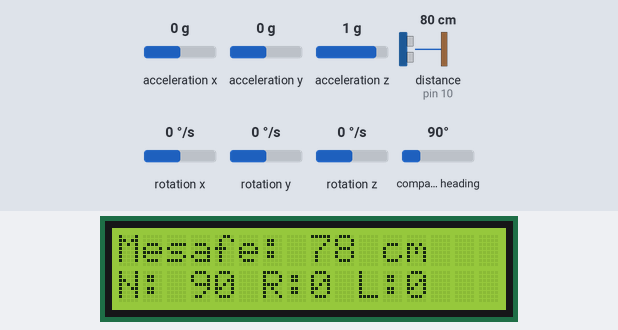
Bench run of a sketch on a simulated Arduino Uno, built with avr-gcc and run on an emulated ATmega328P. Parts: 16×2 character LCD. Wiring (inferred from the names in the program): ultrasonic range finder: trigger pin 9; echo pin 10. Inputs (shaded band) come from the test bench; at power-on: distance to the obstacle (sensor on pin 10) 80 cm, compass heading 90°, acceleration x 0 g, acceleration y 0 g, acceleration z 1 g, rotation x 0 °/s, rotation y 0 °/s, rotation z 0 °/s. The echo pulse lasts 58.3 µs per cm.

Above: at 1.2 s.
1.3 s: distance to the obstacle (sensor on pin 10) set to 2 cm
At 1.9 s:
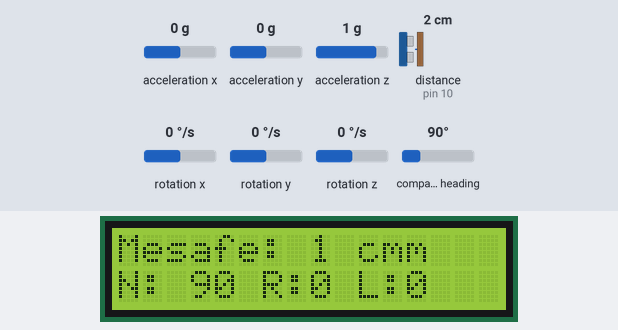
2.8 s: compass heading set to 7°
At 4.0 s:
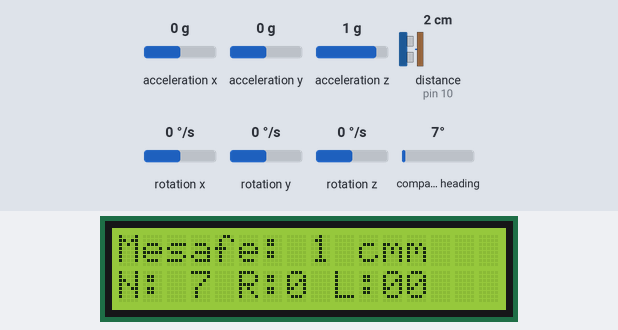
4.3 s: distance to the obstacle (sensor on pin 10) set to 4 cm
At 4.6 s:
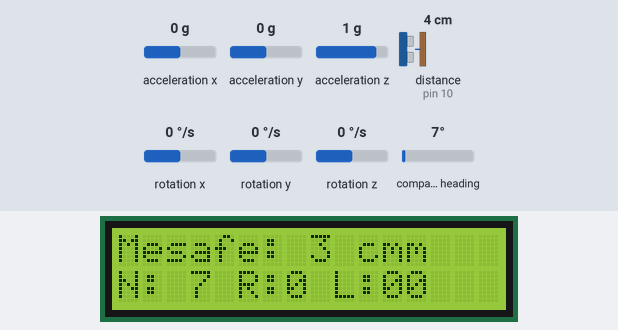
5.8 s: compass heading set to 90°
At 7.0 s:
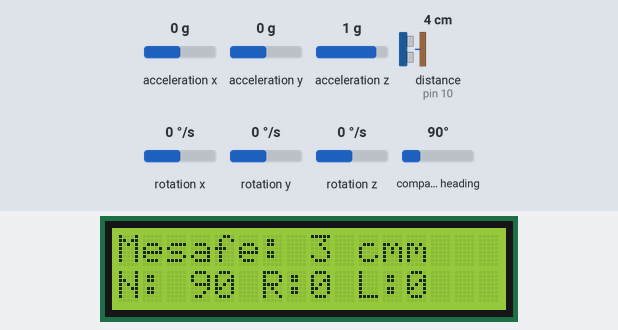
7.3 s: distance to the obstacle (sensor on pin 10) set to 9 cm
At 8.1 s:
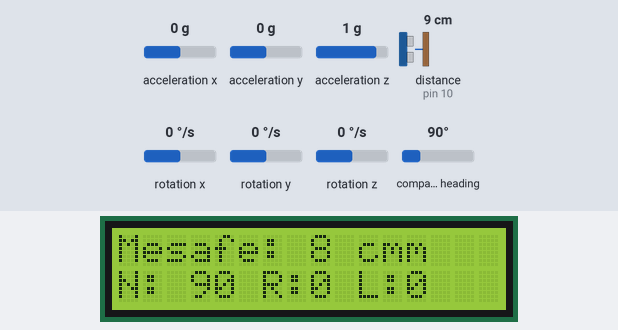
8.8 s: compass heading set to 180°
At 9.5 s:
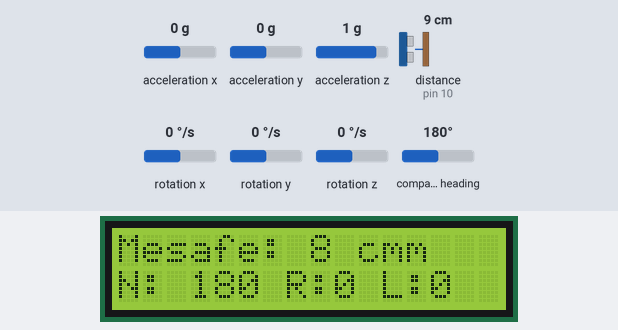
Timing chart, 0 to 11.3 s (numbered marks = the images above; inputs shaded):
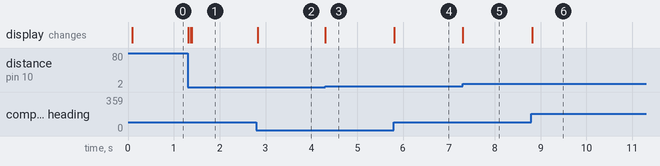

Measured:
- after the input at 1.3 s, the display: changes at once (image 1)
- after the input at 2.8 s, the display: changes at once (image 2)
- after the input at 4.3 s, the display: changes at once (image 3)
- after the input at 5.8 s, the display: changes at once (image 4)
- after the input at 7.3 s, the display: changes at once (image 5)
- after the input at 8.8 s, the display: changes at once (image 6)

The sketch:

Sensorler.ino
```cpp
#include <LiquidCrystal.h>
#include <Wire.h>
#include <LSM303.h>
#include <RedBot.h>
RedBotEncoder encoder = RedBotEncoder(A0, 3);
int lCount;
int rCount;
LSM303 compass;
LiquidCrystal lcd(1, 2, 4, 5, 6, 7);

const int trigPin = 9;
const int echoPin = 10;
long duration;
int distanceCm, distanceInch;
char report[16];
int dLay = 2000;
float Pi = 3.14159;
void setup() {


lcd.begin(16,2);

pinMode(echoPin, INPUT);
pinMode(trigPin, OUTPUT);
 Wire.begin();
  compass.init();
  compass.enableDefault();
  compass.m_min = (LSM303::vector<int16_t>){-2000, -1300, -2000};
  compass.m_max = (LSM303::vector<int16_t>){+1000, +1900, +2400};

}

void loop() {


digitalWrite(trigPin, LOW);
delayMicroseconds(2);
digitalWrite(trigPin, HIGH);
delayMicroseconds(10);
digitalWrite(trigPin, LOW);

duration = pulseIn(echoPin, HIGH);
distanceCm= duration*0.034/2;
distanceInch = duration*0.0133/2;

lcd.setCursor(0,0);
lcd.print("Mesafe: ");
lcd.print(distanceCm);
lcd.print(" cm");
delay(20);

//int yon = (int)heading;
lcd.setCursor(0, 1);
int x = pusula();
 lcd.print("N: ");
 lcd.print(x);
 int y = WEncodersag();
 int z = WEncodersol();
 lcd.print(" R:");
 lcd.print(y);
 lcd.print(" L:");
 lcd.print(z);
//compass.read();
 //float heading = compass.heading();


}
int pusula(){
  compass.read();
  float heading = compass.heading();
  snprintf(report, sizeof(report), "Heading:%+5d",(int)heading );
  return (int)heading;
}
int WEncodersag(){

rCount = encoder.getTicks(RIGHT);


int rightCount =2*rCount;
int mesafe1=((int)2*PI*rightCount)/100;

return mesafe1;
}
int WEncodersol(){
 lCount = encoder.getTicks(LEFT);
int leftCount =2*lCount;
int mesafe=((int)2*PI*leftCount)/100;
return mesafe;
}
```
